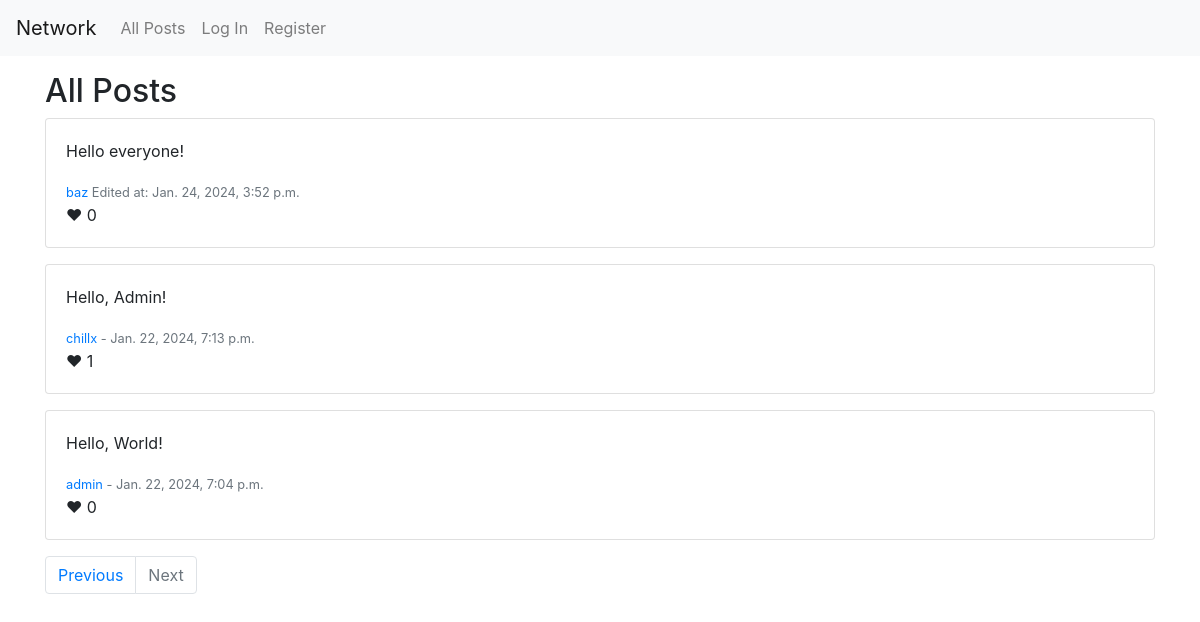
Screenshot of /?page=2 with the database file from the repository.
### network/models.py (models this page shows, shortened)
class Post(models.Model):
    content = models.TextField()
    created_at = models.DateTimeField(auto_now_add=True)
    last_updated = models.DateTimeField(null=True, blank=True)
    user = models.ForeignKey(User, on_delete=models.CASCADE, related_name='posts')
    likes = models.ManyToManyField(User, related_name='liked_posts', blank=True)

class User(AbstractUser):
    def __str__(self):
        return self.username

### network/views.py (the view, shortened to what this page needs)
# urls.py: path("", views.index, name="index"),
def index(request):
    posts = Post.objects.all().order_by('-created_at')
    form = PostForm()
    p = Paginator(posts, 10)
    page_number = request.GET.get('page', 1)
    pagecontent = p.get_page(page_number)
    return render(request, "network/index.html", {"pagecontent": pagecontent, "form": form})

### network/templates/network/index.html (shortened to what this page needs)
{% extends "network/layout.html" %}
{% block body %}
    <div class="container mt-3">
        <h2>All Posts</h2>
        {% include "network/post_display.html" %}
    </div>
{% endblock %}

### network/templates/network/post_display.html (shortened to what this page needs)
{% for post in pagecontent %}
<div class="card mb-3">
    <div class="card-body">
        <p class="content card-text" id="post-{{post.id}}">{{ post.content }}</p>
        <small class="text-muted"><a href="{% url 'user_details' username=post.user.username %}">{{ post.user.username }}</a>
        <span  id="history-{{post.id}}">
            {% if not post.last_updated %}
                - {{ post.created_at }}
            {% else %}
                Edited at: {{ post.last_updated }}
            {% endif %}
        </span>
        </small>
        <div class="likes-section">
            <span class="heart-icon">&#10084;
            <span class="like-count" id="like-count-{{post.id}}">{{ post.likes.count }}</span></span>
            <br>
        </div>
    </div>
</div>
{% endfor %}

### rows the page displays
Post: content "Hello everyone!", user.username "baz", last_updated "Jan. 24, 2024, 3:52 p.m.", likes.count "0"
Post: content "Hello, Admin!", user.username "chillx", created_at "Jan. 22, 2024, 7:13 p.m.", likes.count "1"
Post: content "Hello, World!", user.username "admin", created_at "Jan. 22, 2024, 7:04 p.m.", likes.count "0"
